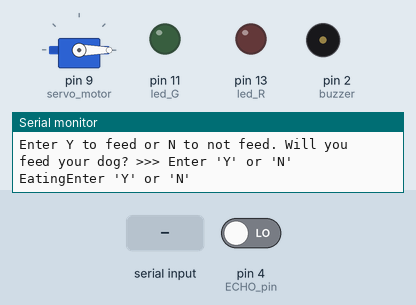
Bench run of a sketch on a simulated Arduino Uno, built with avr-gcc and run on an emulated ATmega328P. On the bench: servo, output pins drawn as LEDs (lit = HIGH), buzzer (waves = sounding), the last lines printed to the serial monitor. The test bench sets the inputs (shaded band); at power-on: pin 4 (ECHO_pin) LOW.

Above: at 1.2 s.
1.3 s: "Y90\n" received over Serial
At 2.9 s:
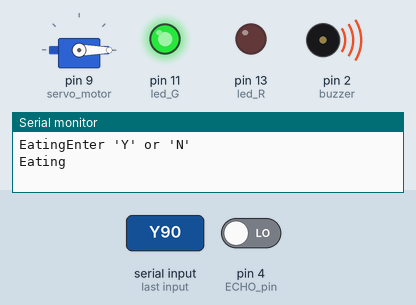
At 5.9 s:
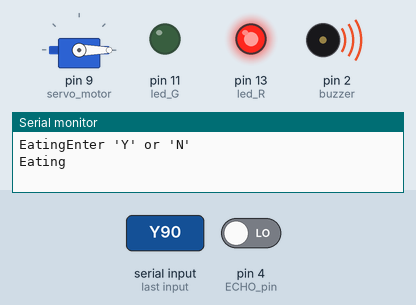
Timing chart, 0 to 13.6 s (numbered marks = the images above; inputs shaded):
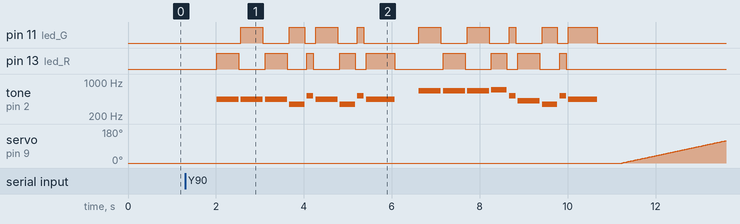

Measured:
- after the input at 1.3 s, pin 11 (led_G): LOW → HIGH after 1.3 s, → LOW 0.50 s later, → HIGH 0.60 s later, → LOW 0.35 s later, … (18 changes in this stretch); pin 13 (led_R): LOW → HIGH after 0.72 s, → LOW 0.50 s later, → HIGH 0.60 s later, → LOW 0.50 s later, … (18 changes in this stretch)

The sketch:

_1.ino
```cpp
#include <Servo.h>

Servo servo_motor;
String strAngle;
const int a[] = {440, 349, 523, 659, 698, 415}; //음계 주파수를 저장한 배열

int counter = 0;
int led_G = 11; // 빨간색 LED 핀 번호
int led_R = 13;  //초록색 LED 핀 번호
int buzzer = 2; //부저 핀 번호
int pos = 0;
int i = 0;
int TRIG_pin = 6; //초음파 센서의 트리거 핀 번호
int ECHO_pin = 4;
int angle;
boolean flag = false;
char ans;

void setup()
{
  pinMode(buzzer, OUTPUT);
  servo_motor.attach(9); //servo-motor no pino PWM 9
  Serial.begin(9600);
  pinMode(led_G, OUTPUT);
  pinMode(led_R, OUTPUT);
  pinMode(ECHO_pin, INPUT);
  pinMode(TRIG_pin, OUTPUT);

  servo_motor.write(0); //orienta o servo_motor a iniciar em 0

  Serial.print("Enter Y to feed or N to not feed. ");
  Serial.print("Will you feed your dog? >>> ");

}

void loop()
{
  SV_control();
  digitalWrite(TRIG_pin, LOW);
  delayMicroseconds(2);
  digitalWrite(ECHO_pin, LOW);
  delayMicroseconds(10);
  digitalWrite(TRIG_pin, LOW);
  int distance = pulseIn(ECHO_pin, HIGH);
  int ate = distance/58;
  if(ate > 65){
    Serial.print("Didn't eat yet");
  }else{
    Serial.print("Eating");
  }
}

void beep(int note, int cntnue)
{
  //부저로 먹이가 나온다는 신호를 알리는 노래를 튼다.
  tone(buzzer, note, cntnue);

  //counter값에 따라 초록색 LED와 빨간색 LED가 번갈아 가며 깜빡인다.
  if(counter % 2 == 0)
  {
    digitalWrite(led_R, HIGH);
    delay(cntnue);
    digitalWrite(led_R, LOW);
  }else
  {
    digitalWrite(led_G, HIGH);
    delay(cntnue);
    digitalWrite(led_G, LOW);
  }

  //부저를 멈춘다.
  noTone(buzzer);

  delay(50);

  //카운터의 값을 1씩 올린다.
  counter++;
}

void playMusic()
{
  //노래를 재생하는 함수
  beep(a[0], 500);
  beep(a[0], 500);
  beep(a[0], 500);
  beep(a[1], 350);
  beep(a[2], 150);
  beep(a[0], 500);
  beep(a[1], 350);
  beep(a[2], 150);
  beep(a[0], 650);

  delay(500);

  beep(a[3], 500);
  beep(a[3], 500);
  beep(a[3], 500);
  beep(a[4], 350);
  beep(a[2], 150);
  beep(a[5], 500);
  beep(a[1], 350);
  beep(a[2], 150);
  beep(a[0], 650);

  delay(500);
}

void SV_control(){
  if(flag == true){
    flag = false;
    angle = strAngle.toInt();
    strAngle = "";
}

  char ans = Serial.read();

  if(ans == 'Y'){
    playMusic();
    for(pos = 0; pos < 180; pos += 1){
      servo_motor.write(pos);
      delay(20);
    }
    for(pos = 180; pos >= 1; pos -= 1){
      servo_motor.write(pos);
    }
  }else if(ans == 'N'){
    //동작하지 않는다.
  }else{
    Serial.println("Enter 'Y' or 'N'");
  }
}
```
